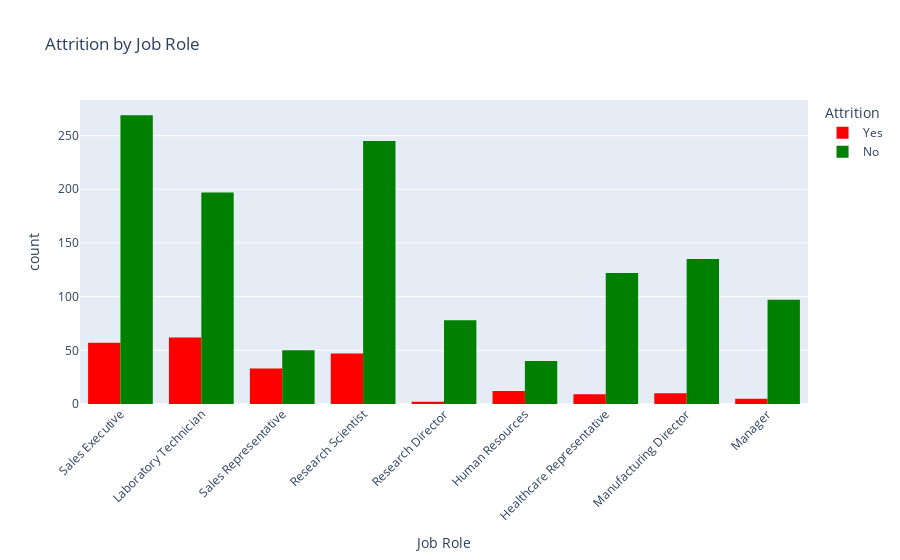

Notebook code for this chart:
### Code cell
fig2 = px.histogram(df, x="JobRole", color="Attrition", barmode="group",
                    title="Attrition by Job Role",
                    labels={"Attrition": "Attrition", "JobRole": "Job Role"},
                    color_discrete_map={"Yes": "red", "No": "green"})

fig2.update_layout(xaxis_tickangle=-45)
fig2.show()

### Figure 1 — Plotly figure (JSON) as saved in the notebook; plotly's stock layout.template omitted (floating-point values rounded to 4 significant figures; data arrays with more than 128 entries replaced by an {"elided": "..."} marker saying what was removed)
{"data": [{"alignmentgroup": "True", "bingroup": "x", "hovertemplate": "Attrition=Yes<br>Job Role=%{x}<br>count=%{y}<extra></extra>", "legendgroup": "Yes", "marker": {"color": "red", "pattern": {"shape": ""}}, "name": "Yes", "offsetgroup": "Yes", "orientation": "v", "showlegend": true, "type": "histogram", "x": {"elided": "237 str values"}, "xaxis": "x", "yaxis": "y"}, {"alignmentgroup": "True", "bingroup": "x", "hovertemplate": "Attrition=No<br>Job Role=%{x}<br>count=%{y}<extra></extra>", "legendgroup": "No", "marker": {"color": "green", "pattern": {"shape": ""}}, "name": "No", "offsetgroup": "No", "orientation": "v", "showlegend": true, "type": "histogram", "x": {"elided": "1233 str values"}, "xaxis": "x", "yaxis": "y"}], "layout": {"barmode": "group", "legend": {"title": {"text": "Attrition"}, "tracegroupgap": 0}, "title": {"text": "Attrition by Job Role"}, "xaxis": {"anchor": "y", "domain": [0, 1], "tickangle": -45, "title": {"text": "Job Role"}}, "yaxis": {"anchor": "x", "domain": [0, 1], "title": {"text": "count"}}}}
